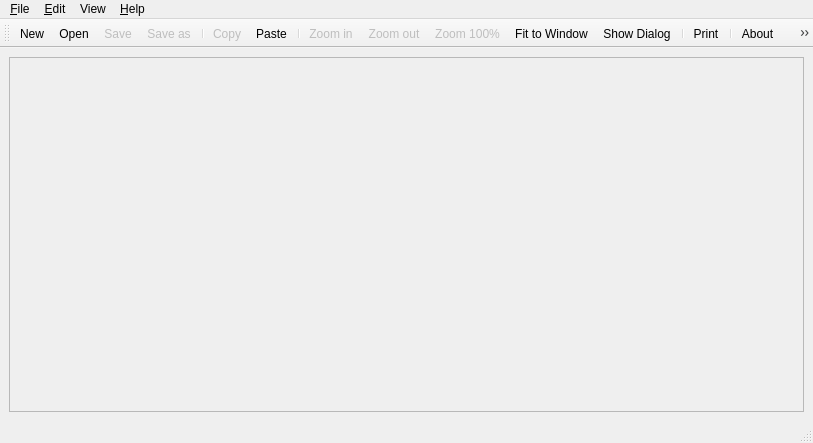
<?xml version="1.0" encoding="UTF-8"?>
<ui version="4.0">
 <class>MainWindow</class>
 <widget class="QMainWindow" name="MainWindow">
  <property name="geometry">
   <rect>
    <x>0</x>
    <y>0</y>
    <width>813</width>
    <height>443</height>
   </rect>
  </property>
  <property name="windowTitle">
   <string>Photoshop Deluxe 3000</string>
  </property>
  <property name="windowIcon">
   <iconset>
    <normaloff>../QT/Icons/Photoshop.png</normaloff>../QT/Icons/Photoshop.png</iconset>
  </property>
  <widget class="QWidget" name="centralwidget">
   <layout class="QGridLayout" name="gridLayout">
    <item row="0" column="0">
     <widget class="QScrollArea" name="scrollArea">
      <property name="widgetResizable">
       <bool>true</bool>
      </property>
      <widget class="QWidget" name="scrollAreaWidgetContents">
       <property name="geometry">
        <rect>
         <x>0</x>
         <y>0</y>
         <width>793</width>
         <height>342</height>
        </rect>
       </property>
       <property name="acceptDrops">
        <bool>false</bool>
       </property>
       <widget class="QLabel" name="label">
        <property name="geometry">
         <rect>
          <x>6</x>
          <y>4</y>
          <width>781</width>
          <height>331</height>
         </rect>
        </property>
        <property name="autoFillBackground">
         <bool>false</bool>
        </property>
        <property name="text">
         <string/>
        </property>
       </widget>
      </widget>
     </widget>
    </item>
   </layout>
  </widget>
  <widget class="QMenuBar" name="menubar">
   <property name="geometry">
    <rect>
     <x>0</x>
     <y>0</y>
     <width>813</width>
     <height>20</height>
    </rect>
   </property>
   <widget class="QMenu" name="menu_File">
    <property name="title">
     <string>&amp;File</string>
    </property>
    <addaction name="action_New"/>
    <addaction name="action_Open"/>
    <addaction name="actionSave"/>
    <addaction name="actionSave_as"/>
    <addaction name="separator"/>
    <addaction name="action_Print"/>
    <addaction name="separator"/>
    <addaction name="actionE_xit"/>
   </widget>
   <widget class="QMenu" name="menu_Edit">
    <property name="title">
     <string>&amp;Edit</string>
    </property>
    <addaction name="action_copy"/>
    <addaction name="action_Paste"/>
    <addaction name="separator"/>
   </widget>
   <widget class="QMenu" name="menuView">
    <property name="title">
     <string>View</string>
    </property>
    <addaction name="actionZoom_in"/>
    <addaction name="actionZoom_out"/>
    <addaction name="actionZoom_100"/>
    <addaction name="actionFit_to_Window"/>
    <addaction name="separator"/>
    <addaction name="actionShow_Dialog"/>
   </widget>
   <widget class="QMenu" name="menuhelp">
    <property name="title">
     <string>&amp;Help</string>
    </property>
    <addaction name="actionAbout"/>
    <addaction name="actionAbout_Qt"/>
   </widget>
   <addaction name="menu_File"/>
   <addaction name="menu_Edit"/>
   <addaction name="menuView"/>
   <addaction name="menuhelp"/>
  </widget>
  <widget class="QStatusBar" name="statusbar"/>
  <widget class="QToolBar" name="toolBar">
   <property name="windowTitle">
    <string>toolBar</string>
   </property>
   <attribute name="toolBarArea">
    <enum>TopToolBarArea</enum>
   </attribute>
   <attribute name="toolBarBreak">
    <bool>false</bool>
   </attribute>
   <addaction name="action_New"/>
   <addaction name="action_Open"/>
   <addaction name="actionSave"/>
   <addaction name="actionSave_as"/>
   <addaction name="separator"/>
   <addaction name="action_copy"/>
   <addaction name="action_Paste"/>
   <addaction name="separator"/>
   <addaction name="actionZoom_in"/>
   <addaction name="actionZoom_out"/>
   <addaction name="actionZoom_100"/>
   <addaction name="actionFit_to_Window"/>
   <addaction name="actionShow_Dialog"/>
   <addaction name="separator"/>
   <addaction name="action_Print"/>
   <addaction name="separator"/>
   <addaction name="actionAbout"/>
   <addaction name="actionAbout_Qt"/>
   <addaction name="separator"/>
   <addaction name="actionE_xit"/>
  </widget>
  <action name="action_New">
   <property name="icon">
    <iconset resource="ressources.qrc">
     <normaloff>:/images/images/new.png</normaloff>:/images/images/new.png</iconset>
   </property>
   <property name="text">
    <string>&amp;New</string>
   </property>
   <property name="toolTip">
    <string>Create a new empty file</string>
   </property>
   <property name="statusTip">
    <string>Create a new empty file</string>
   </property>
   <property name="shortcut">
    <string>Ctrl+N</string>
   </property>
  </action>
  <action name="action_Open">
   <property name="icon">
    <iconset resource="ressources.qrc">
     <normaloff>:/images/images/open.png</normaloff>:/images/images/open.png</iconset>
   </property>
   <property name="text">
    <string>&amp;Open</string>
   </property>
   <property name="toolTip">
    <string>Open a file</string>
   </property>
   <property name="statusTip">
    <string>Open a file</string>
   </property>
   <property name="shortcut">
    <string>Ctrl+O</string>
   </property>
  </action>
  <action name="actionSave">
   <property name="checkable">
    <bool>false</bool>
   </property>
   <property name="enabled">
    <bool>false</bool>
   </property>
   <property name="icon">
    <iconset resource="ressources.qrc">
     <normaloff>:/images/images/save.png</normaloff>:/images/images/save.png</iconset>
   </property>
   <property name="text">
    <string>&amp;Save</string>
   </property>
   <property name="shortcut">
    <string>Ctrl+S</string>
   </property>
  </action>
  <action name="actionSave_as">
   <property name="checkable">
    <bool>false</bool>
   </property>
   <property name="enabled">
    <bool>false</bool>
   </property>
   <property name="icon">
    <iconset resource="ressources.qrc">
     <normaloff>:/images/images/save_as.png</normaloff>:/images/images/save_as.png</iconset>
   </property>
   <property name="text">
    <string>Save &amp;as</string>
   </property>
  </action>
  <action name="actionE_xit">
   <property name="icon">
    <iconset resource="ressources.qrc">
     <normaloff>:/images/images/exit.png</normaloff>:/images/images/exit.png</iconset>
   </property>
   <property name="text">
    <string>E&amp;xit</string>
   </property>
   <property name="shortcut">
    <string>Ctrl+X</string>
   </property>
  </action>
  <action name="action_copy">
   <property name="checkable">
    <bool>false</bool>
   </property>
   <property name="enabled">
    <bool>false</bool>
   </property>
   <property name="icon">
    <iconset resource="ressources.qrc">
     <normaloff>:/images/images/copy.png</normaloff>:/images/images/copy.png</iconset>
   </property>
   <property name="text">
    <string>&amp;Copy</string>
   </property>
   <property name="shortcut">
    <string>Ctrl+C</string>
   </property>
  </action>
  <action name="action_Paste">
   <property name="icon">
    <iconset resource="ressources.qrc">
     <normaloff>:/images/images/paste.png</normaloff>:/images/images/paste.png</iconset>
   </property>
   <property name="text">
    <string>&amp;Paste</string>
   </property>
   <property name="shortcut">
    <string>Ctrl+P</string>
   </property>
  </action>
  <action name="action_Print">
   <property name="icon">
    <iconset>
     <normaloff>../../../Qt/Examples/Qt-5.14.2/widgets/tutorials/notepad/images/print.png</normaloff>../../../Qt/Examples/Qt-5.14.2/widgets/tutorials/notepad/images/print.png</iconset>
   </property>
   <property name="text">
    <string>&amp;Print</string>
   </property>
  </action>
  <action name="actionZoom_in">
   <property name="enabled">
    <bool>false</bool>
   </property>
   <property name="icon">
    <iconset>
     <normaloff>../../../Qt/Examples/Qt-5.14.2/widgets/richtext/textedit/images/win/zoomin.png</normaloff>../../../Qt/Examples/Qt-5.14.2/widgets/richtext/textedit/images/win/zoomin.png</iconset>
   </property>
   <property name="text">
    <string>Zoom in</string>
   </property>
   <property name="shortcut">
    <string>Ctrl++</string>
   </property>
  </action>
  <action name="actionZoom_out">
   <property name="enabled">
    <bool>false</bool>
   </property>
   <property name="icon">
    <iconset>
     <normaloff>../../../Qt/Examples/Qt-5.14.2/widgets/richtext/textedit/images/win/zoomout.png</normaloff>../../../Qt/Examples/Qt-5.14.2/widgets/richtext/textedit/images/win/zoomout.png</iconset>
   </property>
   <property name="text">
    <string>Zoom out</string>
   </property>
   <property name="shortcut">
    <string>Ctrl+-</string>
   </property>
  </action>
  <action name="actionZoom_100">
   <property name="enabled">
    <bool>false</bool>
   </property>
   <property name="icon">
    <iconset>
     <normaloff>../QT/Icons/100percent.png</normaloff>../QT/Icons/100percent.png</iconset>
   </property>
   <property name="text">
    <string>Zoom 100%</string>
   </property>
   <property name="shortcut">
    <string>Ctrl+0</string>
   </property>
  </action>
  <action name="actionFit_to_Window">
   <property name="icon">
    <iconset>
     <normaloff>../QT/Icons/FitWindow.png</normaloff>../QT/Icons/FitWindow.png</iconset>
   </property>
   <property name="text">
    <string>Fit to Window</string>
   </property>
   <property name="shortcut">
    <string>Ctrl+F</string>
   </property>
  </action>
  <action name="actionShow_Dialog">
   <property name="icon">
    <iconset>
     <normaloff>../QT/Icons/ShowDia.png</normaloff>../QT/Icons/ShowDia.png</iconset>
   </property>
   <property name="text">
    <string>Show Dialog</string>
   </property>
  </action>
  <action name="actionAbout">
   <property name="icon">
    <iconset>
     <normaloff>../QT/Icons/About.png</normaloff>../QT/Icons/About.png</iconset>
   </property>
   <property name="text">
    <string>About</string>
   </property>
  </action>
  <action name="actionAbout_Qt">
   <property name="icon">
    <iconset>
     <normaloff>../QT/Icons/qt.png</normaloff>../QT/Icons/qt.png</iconset>
   </property>
   <property name="text">
    <string>About Qt</string>
   </property>
  </action>
 </widget>
 <resources>
  <include location="ressources.qrc"/>
 </resources>
 <connections/>
</ui>
